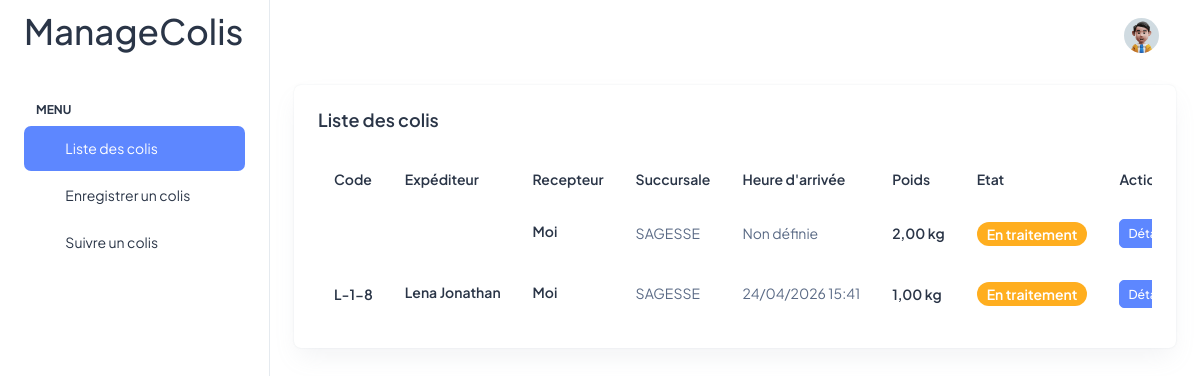
The app's page /lister_colis/ (signed in) with its own data.
### app/models.py (models this page shows)
class Colis(models.Model):
    LISTE_ETATS = (
        ('traitement', 'En traitement'),
        ('voyage', 'En voyage'),
        ('arrive', 'Arrivée'),
        ('annule', 'Annulé')
        )
    poids = models.DecimalField(max_digits=10, decimal_places=2)
    type = models.CharField(max_length=100)
    description = models.TextField()
    destination = models.CharField(max_length=100)
    expediteur = models.ForeignKey(Client, on_delete=models.SET_NULL, related_name="client_expediteur", null=True)
    recepteur = models.ForeignKey(Client, on_delete=models.SET_NULL, related_name="client_recepteur", null=True)
    succursale = models.ForeignKey(Succursale, on_delete=models.SET_NULL, null=True)
    heure_depart = models.DateTimeField(null=True)
    heure_arrivee = models.DateTimeField(null=True)
    code = models.CharField(max_length=100, default="")
    etat = models.CharField(max_length=100, choices=LISTE_ETATS, default="traitement")
    est_valider = models.BooleanField(default=False)

class Succursale(models.Model):
    nom = models.CharField(max_length=100)
    ville = models.CharField(max_length=100)
    adresse = models.TextField()

class Client(models.Model):
    nom = models.CharField(max_length=100)
    prenom = models.CharField(max_length=100)
    postnom = models.CharField(max_length=100)
    telephone = models.CharField(max_length=100)
    code = models.CharField(max_length=100, default="")
    adresse = models.TextField()
    piece_identite = models.FileField(upload_to='pieces/')
    user = models.ForeignKey(User, on_delete=models.SET_NULL, null=True)
    date_naissance = models.DateField(null=True)
    lieu_naissance = models.CharField(max_length=100, null=True)

### app/views.py (the view)
# urls.py: path('lister_colis/', lister_colis, name="lister_colis"),
@login_required
def lister_colis(request):
    colis = Colis.objects.filter(Q(expediteur__user=request.user) | Q(recepteur__user=request.user))
    return render(request, 'lister-colis.html', {"colis": colis})

### templates/lister-colis.html (shortened to what this page needs)
{% extends 'base.html' %}
{% block content %}
      <div class="container-fluid">
        <div class="row">
          <div class="col-lg-12 d-flex align-items-stretch">
            <div class="card w-100">
              <div class="card-body p-4">
                <h5 class="card-title fw-semibold mb-4">Liste des colis</h5>
                <div class="table-responsive">
                  <table class="table text-nowrap mb-0 align-middle">
                    <thead class="text-dark fs-4">
                      <tr>
                        <th class="border-bottom-0">
                          <h6 class="fw-semibold mb-0">Code</h6>
                        </th>
                        <th class="border-bottom-0">
                          <h6 class="fw-semibold mb-0">Expéditeur</h6>
                        </th>
                        <th class="border-bottom-0">
                          <h6 class="fw-semibold mb-0">Recepteur</h6>
                        </th>
                        <th class="border-bottom-0">
                          <h6 class="fw-semibold mb-0">Succursale</h6>
                        </th>
                        <th class="border-bottom-0">
                          <h6 class="fw-semibold mb-0">Heure d'arrivée</h6>
                        </th>
                        <th class="border-bottom-0">
                          <h6 class="fw-semibold mb-0">Poids</h6>
                        </th>
                        <th class="border-bottom-0">
                          <h6 class="fw-semibold mb-0">Etat</h6>
                        </th>
                        <th class="border-bottom-0">
                          <h6 class="fw-semibold mb-0">Action</h6>
                        </th>
                      </tr>
                    </thead>
                    <tbody>
                      {% for c in colis %}
                      <tr>
                        <td class="border-bottom-0">
                          <h6 class="fw-semibold mb-0">{{ c.code }}</h6>
                        </td>
                        <td class="border-bottom-0">
                          <h6 class="fw-semibold mb-1">
                          {% if c.expediteur.user == request.user %}
                            Moi
                          {% else %}
                            {{ c.expediteur.nom }} {{ c.expediteur.prenom }}
                          {% endif %}
                          </h6>
                        </td>
                        <td class="border-bottom-0">
                          <h6 class="fw-semibold mb-1">
                          {% if c.recepteur.user == request.user %}
                            Moi
                          {% else %}
                            {{ c.recepteur.nom }} {{ c.recepteur.prenom }}
                          {% endif %}
                          </h6>
                        </td>
                        <td class="border-bottom-0">
                          <p class="mb-0 fw-normal">{{ c.succursale.nom }}</p>
                        </td>
                        <td class="border-bottom-0">
                          <p class="mb-0 fw-normal">{{ c.heure_arrivee|date:"d/m/Y H:i"|default:"Non définie" }}</p>
                        </td>
                        <td class="border-bottom-0">
                          <h6 class="fw-semibold mb-0">{{ c.poids }} kg</h6>
                        </td>
                        <td class="border-bottom-0">
                          <div class="d-flex align-items-center gap-2">
                            {% if c.etat == 'traitement' %}
                            <span class="badge bg-warning rounded-3 fw-semibold">{{ c.get_etat_display }}</span>
                            {% elif c.etat == 'voyage' %}
                            <span class="badge bg-primary rounded-3 fw-semibold">{{ c.get_etat_display }}</span>
                            {% elif c.etat == 'arrive' %}
                            <span class="badge bg-success rounded-3 fw-semibold">{{ c.get_etat_display }}</span>
                            {% elif c.etat == 'annule' %}
                            <span class="badge bg-danger rounded-3 fw-semibold">{{ c.get_etat_display }}</span>
                            {% endif %}
                          </div>
                        </td>
                        <td class="border-bottom-0">
                          <a href="{% url 'detail_colis' c.id %}" class="btn btn-sm btn-primary me-1">Détails</a>
                        </td>
                      </tr>
                      {% endfor %}
                    </tbody>
                  </table>
                </div>
              </div>
            </div>
          </div>
        </div>
      </div>
{% endblock content %}

### templates/base.html (shortened to what this page needs)
{% load static %}
<!doctype html>
<html lang="en">
<head>
  <link rel="stylesheet" href="{% static '/css/styles.min.css' %}" />
</head>
<body>
  <div class="page-wrapper" id="main-wrapper" data-layout="vertical" data-navbarbg="skin6" data-sidebartype="full"
    data-sidebar-position="fixed" data-header-position="fixed">
    <aside class="left-sidebar">
      <div>
        <div class="brand-logo d-flex align-items-center justify-content-between">
          <a href="./index.html" class="text-nowrap logo-img">
            <h1>ManageColis</h1>
          </a>
        </div>
        <nav class="sidebar-nav scroll-sidebar" data-simplebar="">
          <ul id="sidebarnav">
            <li class="nav-small-cap">
              <span class="hide-menu">Menu</span>
            </li>
            <li class="sidebar-item">
              <a class="sidebar-link" href="{% url 'lister_colis' %}" aria-expanded="false">
                <span>
                  <i class="ti ti-article"></i>
                </span>
                <span class="hide-menu">Liste des colis</span>
              </a>
            </li>
            <li class="sidebar-item">
              <a class="sidebar-link" href="{% url 'enregistrer_colis' %}" aria-expanded="false">
                <span>
                  <i class="ti ti-layout-dashboard"></i>
                </span>
                <span class="hide-menu">Enregistrer un colis</span>
              </a>
            </li>
            <li class="sidebar-item">
              <a class="sidebar-link" href="{% url 'suivre_colis' %}" aria-expanded="false">
                <span>
                  <i class="ti ti-alert-circle"></i>
                </span>
                <span class="hide-menu">Suivre un colis</span>
              </a>
            </li>
          </ul>
        </nav>
      </div>
    </aside>
    <div class="body-wrapper">
      <header class="app-header">
        <nav class="navbar navbar-expand-lg navbar-light">
          <div class="navbar-collapse justify-content-end px-0" id="navbarNav">
            <ul class="navbar-nav flex-row ms-auto align-items-center justify-content-end">
              <li class="nav-item dropdown">
                <a class="nav-link nav-icon-hover" href="javascript:void(0)" id="drop2" data-bs-toggle="dropdown"
                  aria-expanded="false">
                  <img src="{% static '/images/profile/user-1.jpg' %}" alt="" width="35" height="35" class="rounded-circle">
                </a>
              </li>
            </ul>
          </div>
        </nav>
      </header>
      {% block content %}
      {% endblock content %}
    </div>
  </div>
</body>
</html>

### records on screen
Colis: shows "Moi", succursale.nom "SAGESSE", heure_arrivee "Non définie", poids "2,00", etat "En traitement"
Colis: code "L-1-8", expediteur.nom "Lena", expediteur.prenom "Jonathan", shows "Moi", succursale.nom "SAGESSE", heure_arrivee "24/04/2026 15:41", poids "1,00", etat "En traitement"
